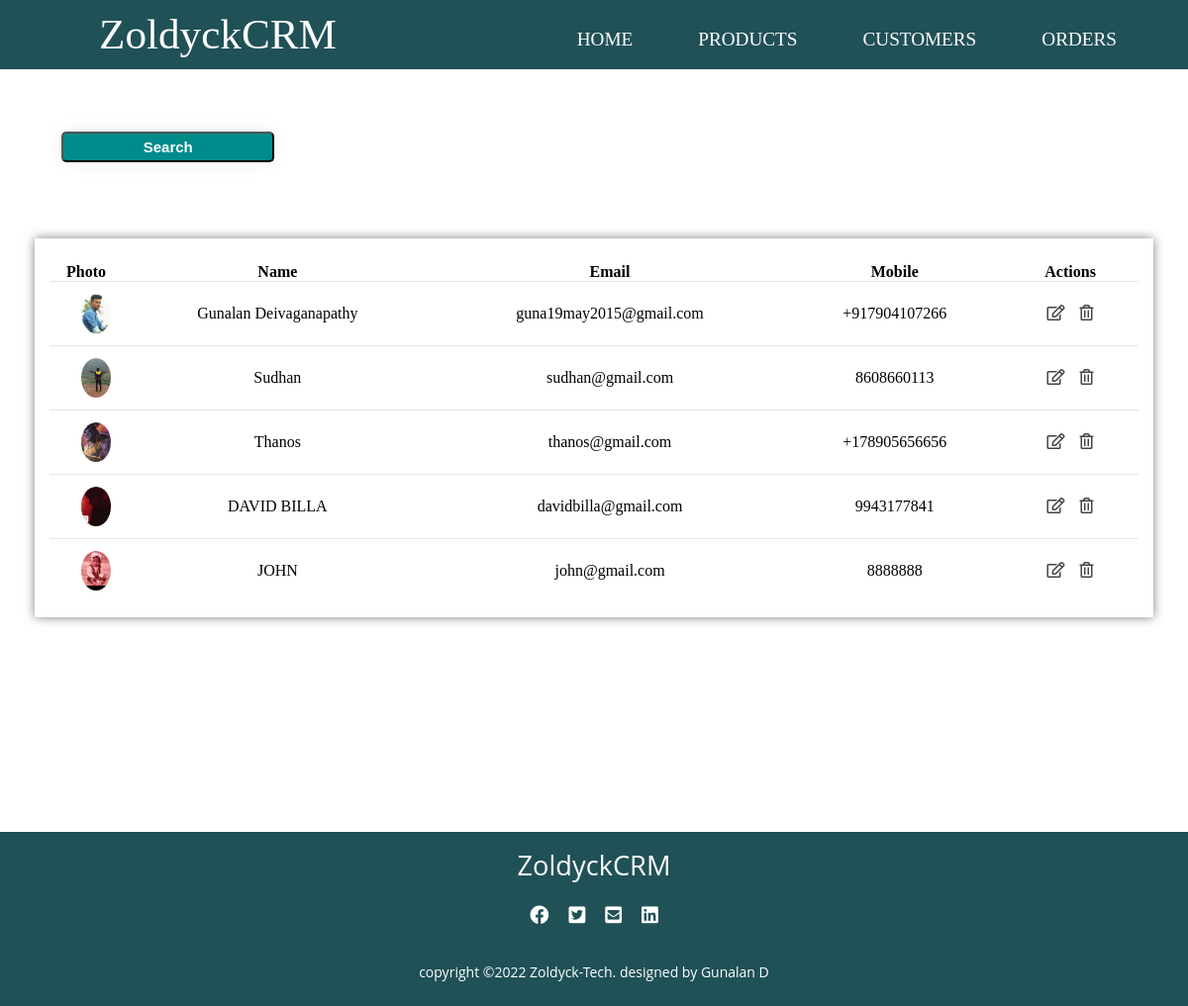
The app's page /customers/ with its own data.
### accounts/models.py (models this page shows, shortened)
class Customer(models.Model):
    customer_pic = models.ImageField(upload_to='customer_pics/', blank=True)
    customer_name = models.CharField(max_length=50, null= True)
    customer_email = models.CharField(max_length=200 , null= True)
    customer_mobile = models.CharField(max_length=50 , null= True)
    date_created = models.DateTimeField(auto_now_add=True , null= True)

### accounts/views.py (the view)
# urls.py: path('customers/', views.customers, name='customers'),
def customers(request):
    customers = Customer.objects.all()
    context = {
        'customers': customers
    }
    return render(request, 'accounts/customers.html',context)

### accounts/templates/accounts/customers.html
{% extends 'accounts/layout.html'%}
{% block content %}
<section>
    <div class="main">
        <div class="product-tables">
            <div class="button">
                <button class="crt-ser"><a href="">Search</a></button>
            </div>
            <div class="latest-products">
                <table class="cus-prod-customers">
                    <thead>
                        <tr>
                            <th>Photo</th>
                            <th>Name</th>
                            <th>Email</th>
                            <th>Mobile</th>
                            <th>Actions</th>
                        </tr>
                    </thead>
                    <tbody>
                        {% for cus in customers %}
                        <tr>
                            <td class="id-td">
                                <div class="img-box-small-cus">
                                    {% if cus.customer_pic %}
                                    <img src="{{ cus.customer_pic.url }}">
                                    {% endif %}
                                </div>
                            </td>
                            <td>{{ cus.customer_name }}</td>
                            <td>{{ cus.customer_email }}</td>
                            <td>{{ cus.customer_mobile }}</td>
                            <td>
                                <a href="{% url 'customer' cus.id %}"><i class="far fa-edit"></i></a>
                                <i class="far fa-trash-alt"></i>
                            </td>
                        </tr>
                        {% endfor %}
                    </tbody>
                </table>
            </div>
        </div>
    </div>
</section>
{% endblock %}

### accounts/static/css/main.css (style rules this page uses)
* { margin: 0; padding: 0; box-sizing: border-box; text-decoration: none; }
body { font-family: Candara; }
table { margin-top: 10px; width: 100%; border-collapse: collapse; text-align: center; }
table tr { border-bottom: 1px solid rgba(0,0,0,0.1) }
td { padding: 12px; }
table tbody tr:last-child { border-bottom: none; }
td i { color: #444; cursor: pointer; padding: 0 5.5px; }
.product-tables { width:100%; display: grid; grid-template-columns: repeat(1, 1fr); padding: 25px 35px; grid-gap: 30px; align-items: self-start; }
.latest-products { background: #fff; padding: 15px; width: 100%; box-shadow: 0px 0px 10px rgba(0,0,0,0.5); }
.crt-ser { background: #fff; padding: 5px 5px; width: 20%; box-shadow: 0 0 20px #eee; border-radius: 5px; margin-bottom: 20px; transition: 0.5s; background: darkcyan; margin-right: 100px; }
.crt-ser a { color: #ffff; text-decoration: none; font-size: 15px; font-weight: bolder; }
.button { margin: 1.7rem; }
.img-box-small-cus { position: relative; width: 60%; height: 40px; border-radius: 50%; overflow: hidden; text-align: center; margin-left: 20px; }
.img-box-small-cus img { position: absolute; top:0; left:0; width: 100%; height: 100%; object-fit: cover; }

### records on screen
Customer: customer_pic (picture), customer_name "Gunalan Deivaganapathy", customer_email "guna19may2015@gmail.com", customer_mobile "+917904107266"
Customer: customer_pic (picture), customer_name "Sudhan", customer_email "sudhan@gmail.com", customer_mobile "8608660113"
Customer: customer_pic (picture), customer_name "Thanos", customer_email "thanos@gmail.com", customer_mobile "+178905656656"
Customer: customer_pic (picture), customer_name "DAVID BILLA", customer_email "davidbilla@gmail.com", customer_mobile "9943177841"
Customer: customer_pic (picture), customer_name "JOHN", customer_email "john@gmail.com", customer_mobile "8888888"
